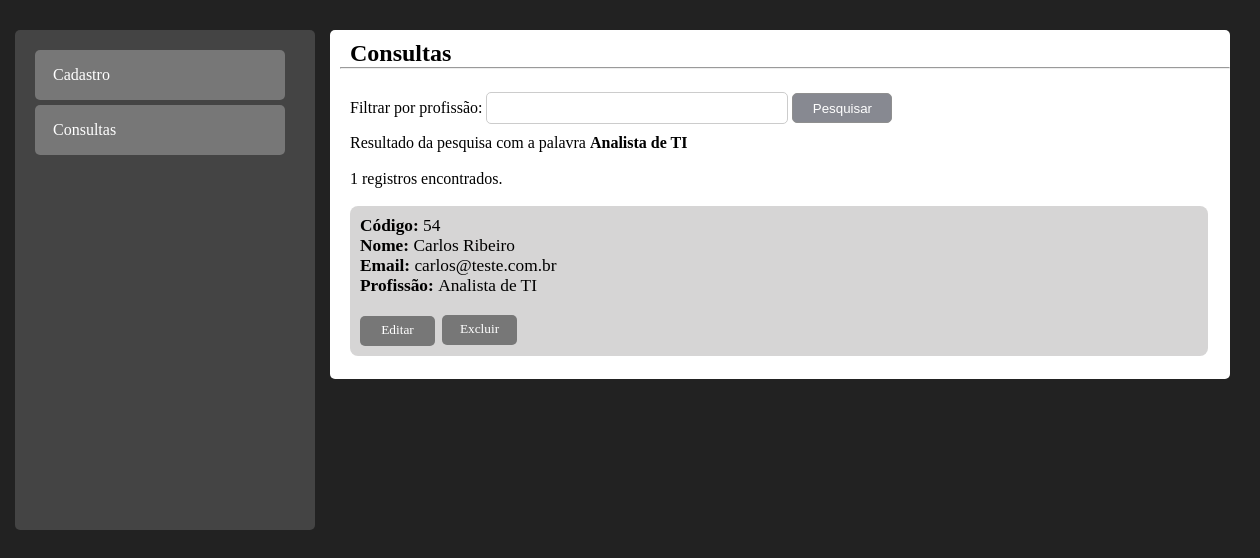
The page /consultas.php?filtro=Analista de TI on the database its author committed.
### tables this page shows
CREATE TABLE `usuarios` (
  `codigo` int(11) NOT NULL,
  `nome` varchar(50) NOT NULL,
  `email` varchar(50) NOT NULL,
  `profissao` varchar(50) NOT NULL,
  `created` datetime NOT NULL,
  `modified` datetime DEFAULT NULL
);

### consultas.php (the view, shortened to what this page needs)
<?php
include_once("conexao.php");
$filtro = isset($_GET['filtro'])?$_GET['filtro'] :"";
$sql = "select * from usuarios where profissao like '%$filtro%' ";
$consulta = mysqli_query($conexao, $sql);
$registros = mysqli_num_rows($consulta);
?>
<!DOCTYPE html>
<html lang="en">
<head>
    <link rel="stylesheet" href="css/estilo.css">
</head>
<body>
    <div class="conteiner">
        <nav>
            <ul class="menu">
                <a href="index.php"><li>Cadastro</li></a>
                <a href="consultas.php"><li>Consultas</li></a>
            </ul>
        </nav>
        <section>
            <h1 class="title">Consultas</h1>
            <hr><br>
            <form method="get" action="" class="form">
                Filtrar por profissão: <input type="text" name="filtro" class="campo" required autofocus>
                <input type="submit" value="Pesquisar" class="btn">
            </form>
            <div class="print">
            <?php
            echo "Resultado da pesquisa com a palavra <b>$filtro</b><br><br>";
            echo "$registros registros encontrados.";
            echo "<br><br>";
            while($row_usuario = mysqli_fetch_assoc($consulta)) {
                echo "<article>";
                echo"<b>Código: </b>" . $row_usuario['codigo'] . "</b><br>";
                echo"<b>Nome: </b>" . $row_usuario['nome'] . "<br>";
                echo"<b>Email: </b>" . $row_usuario['email'] . "<br>";
                echo"<b>Profissão: </b>" . $row_usuario['profissao'] . "<br>";
                echo"<ul class='menu2'>";
                echo"<div class='divA'>";
                echo"<a class='caminho' href='editar.php?codigo=" . $row_usuario['codigo'] . "'><li>Editar</li></a>";
                echo"</div>";
                echo"<div class='divB'>";
                echo"<a class='caminho' href='processo-excluir.php?codigo=" . $row_usuario['codigo'] . "'><li>Excluir</li></a>";
                echo"</div>";
                echo"</ul>";
                echo "</article>";
            }
            ?>
            </div>
        </section>
    </div>
</body>
</html>

### css/estilo.css (style rules this page uses)
* { margin: 0; padding: 0; border-radius: 5px; }
a { text-decoration: none; color: #ffffff; }
body { background-color: #222; font-family: verdana; font-size: 100%; }
.conteiner { margin: auto; width: 1230px; margin-top: 20px; padding: 10px; }
nav { width: 300px; height: 500px; background-color: #444; float: left; box-sizing: border-box; padding: 15px; }
section { width: 900px; height: relative; margin-left: 15px; float: left; background-color: #fff; box-sizing: border-box; padding-left: 10px; padding-bottom: 15px; }
ul.menu { list-style-type: none; margin-left: 5px; }
ul.menu li { width: 250px; height: 50px; line-height: 50px; background-color: #777; color: #ffffff; margin-top: 5px; box-sizing: border-box; padding-left: 18px; border-radius: 5px; }
.btn { width: 100px; height: 30px; border: 1px solid #8f8f8f; background-color: rgb(135, 137, 145); color: #ffffff; cursor: pointer; }
.campo { width: 300px; height: 30px; border: 1px solid #ccc; margin-top: 5px; margin-bottom: 10px; }
article { width: 97.5%; box-sizing: border-box; padding: 10px; background-color: #d6d5d5; margin-bottom: 8px; font-size: 13pt; border-radius: 8px; }
.title { margin-top: 10px; margin-left: 10px; }
.form { margin-left: 10px; }
.print { margin-left: 10px; }
.caminho { font-size: 10pt; list-style-type: none; text-decoration: none; margin-left: 5px; border-radius: 5px; text-align: center; }
ul.menu2 li { width: 75px; height: 30px; line-height: 28px; background-color: #777; color: #ffffff; box-sizing: border-box; border-radius: 5px; }
.divA { width: 50px; }
.divB { position: absolute; margin-left: 82px; margin-top: -50.9px; }

### rows shown on the page
usuarios: codigo "54", nome "Carlos Ribeiro", email "carlos@teste.com.br", profissao "Analista de TI"

### other values the page prints
$filtro "Analista de TI"
$registros "1"
